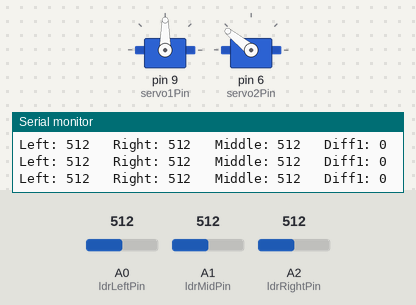
Simulated run of this sketch. Board: Arduino Uno, built with avr-gcc and run on an emulated ATmega328P. Shown: 2 × servo, the last lines printed to the serial monitor. Inputs (shaded band) come from the test bench; at power-on: A0 (ldrLeftPin) = 512, A1 (ldrMidPin) = 512, A2 (ldrRightPin) = 512.

Above: at 1.2 s.
1.3 s: A0 (ldrLeftPin) set to 716
At 2.9 s:
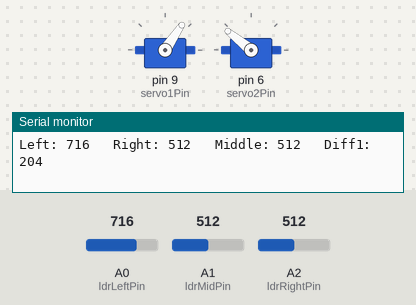
3.2 s: A1 (ldrMidPin) set to 716
At 4.1 s:
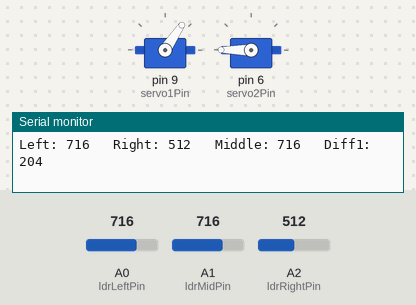
4.9 s: A2 (ldrRightPin) set to 306
At 6.3 s:
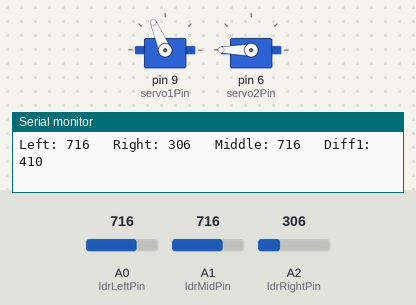
6.6 s: A0 (ldrLeftPin) set to 900
At 7.4 s:
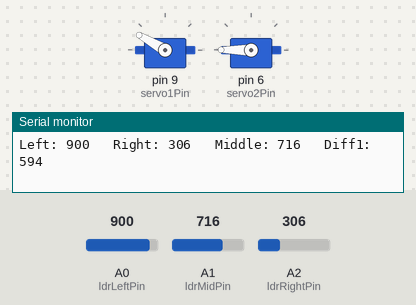
8.3 s: A1 (ldrMidPin) set to 511
At 9.7 s:
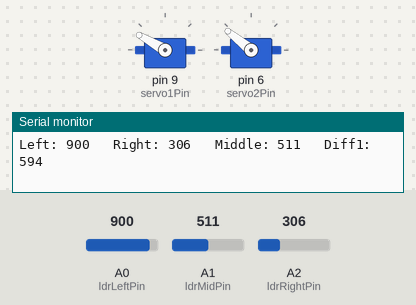
10.0 s: A2 (ldrRightPin) set to 511
At 10.8 s:
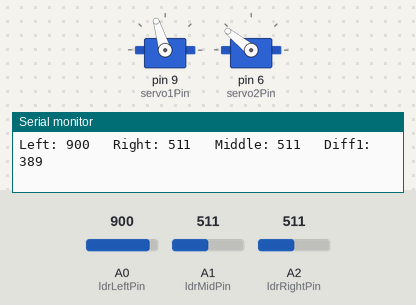
Timing chart, 0 to 12.7 s (numbered marks = the images above; inputs shaded):
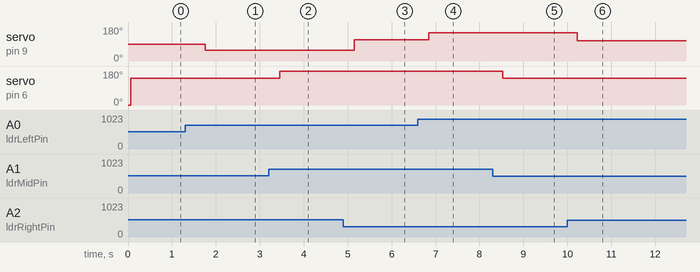

The sketch:

photoresistorServo.ino
```cpp
#include <Servo.h>

const int ldrLeftPin  = A0;
const int ldrMidPin   = A1;
const int ldrRightPin = A2;
const int servo1Pin = 9;
const int servo2Pin = 6;

Servo servo1;
Servo servo2;

const int threshold = 50;
const int numSamples = 10;

int servo1Angle = 90;
int servo2Angle = 0;

int ldrLeftSamples[numSamples];
int ldrMidSamples[numSamples];
int ldrRightSamples[numSamples];

void setup() {
  servo1.attach(servo1Pin);
  servo2.attach(servo2Pin);
  servo1.write(servo1Angle);
  servo2.write(servo2Angle);
  Serial.begin(9600);
}

int getAverage(int pin) {
  long sum = 0;
  for (int i = 0; i < numSamples; i++) {
    sum += analogRead(pin);
    delay(2);
  }
  return sum / numSamples;
}

void loop() {
  int leftVal  = getAverage(ldrLeftPin);
  int midVal   = getAverage(ldrMidPin);
  int rightVal = getAverage(ldrRightPin);
  int diff1 = leftVal - rightVal;
  int diff2 = midVal - ((leftVal + rightVal) / 2);
  Serial.print("Left: ");
  Serial.print(leftVal);
  Serial.print("   Right: ");
  Serial.print(rightVal);
  Serial.print("   Middle: ");
  Serial.print(midVal);
  Serial.print("   Diff1: ");
  Serial.println(diff1);
  if (abs(diff1) > threshold) {
    // Calculate angle between 30 - 150 considering LDR values between 0 and 650
    servo1Angle = map(diff1, 0, 650, 0, 180);
    servo1Angle = constrain(servo1Angle, 30, 150);
    servo1.write(servo1Angle);
  }
  if (abs(midVal) > threshold) {
    // Calculate angle between 0 - 180 considering LDR values between 0 and 650
    servo2Angle = map(midVal, 0, 650, 0, 180);
    servo2Angle = constrain(servo2Angle, 0, 180);
    servo2.write(servo2Angle);
  }
  // servo1.write(90);
  // servo2.write(0);
  delay(500);
}
```

Measured:
- after the input at 1.3 s, servo on pin 9 (servo1Pin): 90° → 56° after 0.46 s
- after the input at 3.2 s, servo on pin 6 (servo2Pin): 141° → 180° after 0.25 s
- after the input at 4.9 s, servo on pin 9 (servo1Pin): 56° → 113° after 0.25 s
- after the input at 6.6 s, servo on pin 9 (servo1Pin): 113° → 150° after 0.24 s
- after the input at 8.3 s, servo on pin 6 (servo2Pin): 180° → 141° after 0.23 s
- after the input at 10.0 s, servo on pin 9 (servo1Pin): 150° → 107° after 0.23 s
